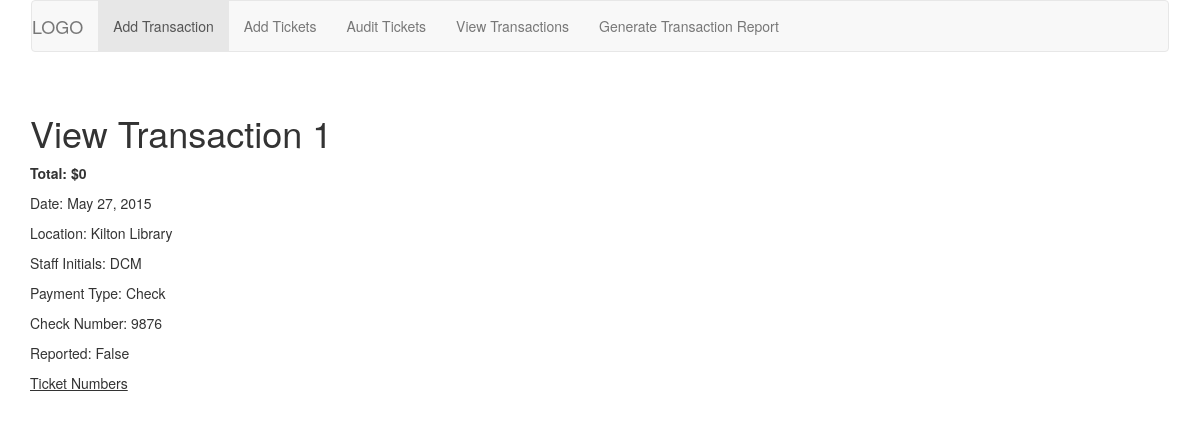
/transactions/detail/1/, run on an earlier commit of the app's database.
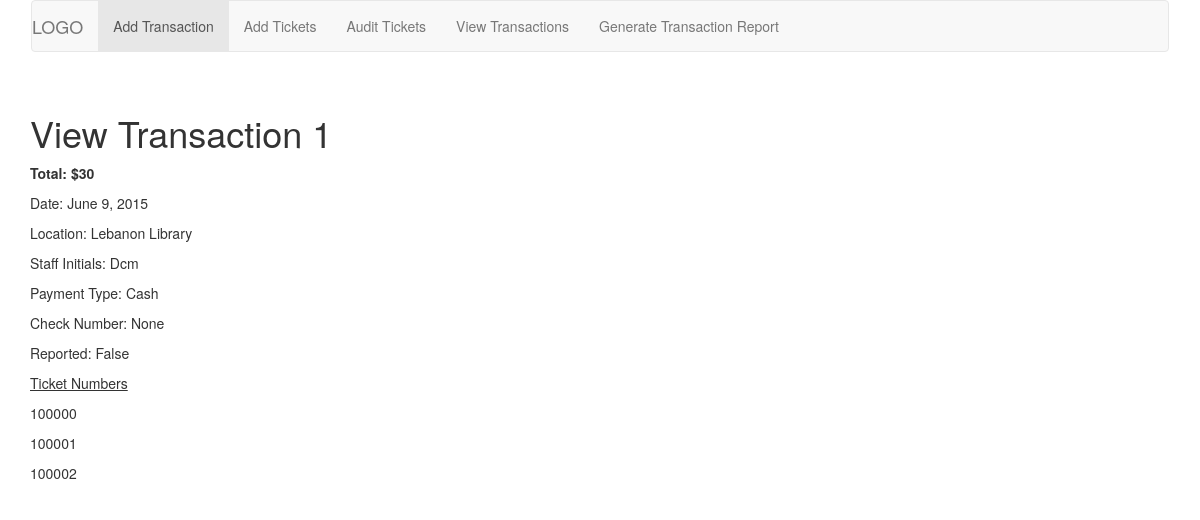
And on a later commit of the database.
### ticket_app/models.py (models this page shows, shortened)
class Transactions(models.Model):
    date = models.DateField(auto_now_add=True)
    location = models.ForeignKey(Locations)
    payment_type = models.ForeignKey(PaymentTypes)
    check_number = models.PositiveIntegerField(null=True, blank=True)
    reported = models.BooleanField(default=False)
    staff_initials = models.CharField(max_length=4)
    def total(self):
        tickets = Tickets_Transactions.objects.filter(transactions=self.id).count()
        total = tickets * 10
        return total
    date_reported = models.DateField(blank=True, null=True)

class Locations(models.Model):
    name = models.CharField(max_length=255, unique=True)
    def __unicode__(self):
        return self.name

class PaymentTypes(models.Model):
    type = models.CharField(max_length=255, unique=True)
    def __unicode__(self):
        return self.type

class Tickets_Transactions(models.Model):
    ticket = models.OneToOneField(Tickets, unique=True)
    transactions = models.ForeignKey(Transactions)

class Tickets(models.Model):
    ticket_number = models.PositiveIntegerField(unique=True)
    date_entered = models.DateField(auto_now_add=True)
    sold = models.BooleanField(default=False)
    date_sold = models.DateField(blank=True, null=True)
    location = models.ForeignKey(Locations)
    def __unicode__(self):
        return str(self.ticket_number)

### ticket_app/views.py (the view)
# urls.py: url(r'^detail/(?P<pk>\d+)/?$', views.TransactionDetail.as_view(), name="Transaction Detail"),
class TransactionDetail(generic.DetailView):
    model = Transactions
    context_object_name = "transaction"
    template_name = "ticket_app/transaction_detail.html"
    def get_context_data(self, **kwargs):
        context = super(TransactionDetail, self).get_context_data(**kwargs)
        context['transaction_tickets'] = Tickets_Transactions.objects.filter(transactions = context['transaction'].id)
        return context

### ticket_app/templates/ticket_app/transaction_detail.html
{% include "ticket_app/header.html" %}
<h1>View Transaction {{ object.pk }}</h1>
<p><strong>Total: ${{ object.total }}</strong></p>
<p>Date: {{ object.date | date }}</p>
<p>Location: {{ object.location }}</p>
<p>Staff Initials: {{object.staff_initials }}</p>
<p>Payment Type: {{object.payment_type }}</p>
<p>Check Number: {{ object.check_number }}</p>
<p>Reported: {{ object.reported }}</p>
<p><u>Ticket Numbers</u></p>
{% for ticket in transaction_tickets %}
<p>{{ ticket.ticket }}</p>
{% endfor %}
{% include "ticket_app/footer.html" %}

What changed in the data, as far as the page shows it:
changed Transactions "False": total "0" → "30"; date "May 27, 2015" → "June 9, 2015"; location "Kilton Library" → "Lebanon Library"; staff_initials "DCM" → "Dcm"; payment_type "Check" → "Cash"; check_number "9876" → "None"
added Tickets_Transactions: ticket "100000"
added Tickets_Transactions: ticket "100001"
added Tickets_Transactions: ticket "100002"
